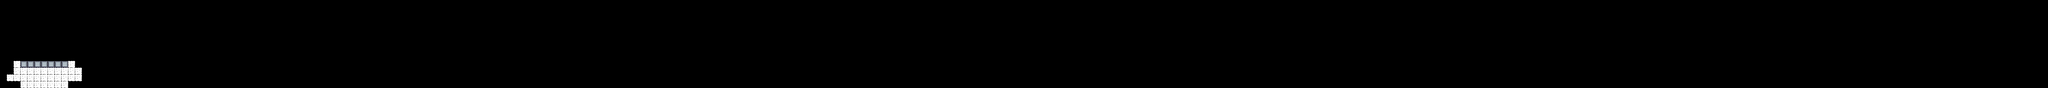

This game map was drawn from its Tiled (.tmx) file and the tilesets committed beside it. A one-line description and the trimmed map source follow:
An orthogonal 300x13 tile map with 48x48 px tiles, 1 tile layer (blocks), 4 tilesets.

<map version="1.10" tiledversion="1.10.2" orientation="orthogonal" renderorder="right-down" width="300" height="13" tilewidth="48" tileheight="48" infinite="0" nextlayerid="7" nextobjectid="82">
 <tileset firstgid="1" source="Terrain.tsx" />
 <tileset firstgid="16" source="Spike.tsx" />
 <tileset firstgid="17" source="Trophy.tsx" />
 <tileset firstgid="18" source="blocks2.tsx" />
 <layer id="1" name="blocks" width="300" height="13">
  <data>[3900 cells, 37 non-empty, 2 distinct tile ids]</data>
 </layer>
 <objectgroup id="2" name="Objekts" />
</map>
